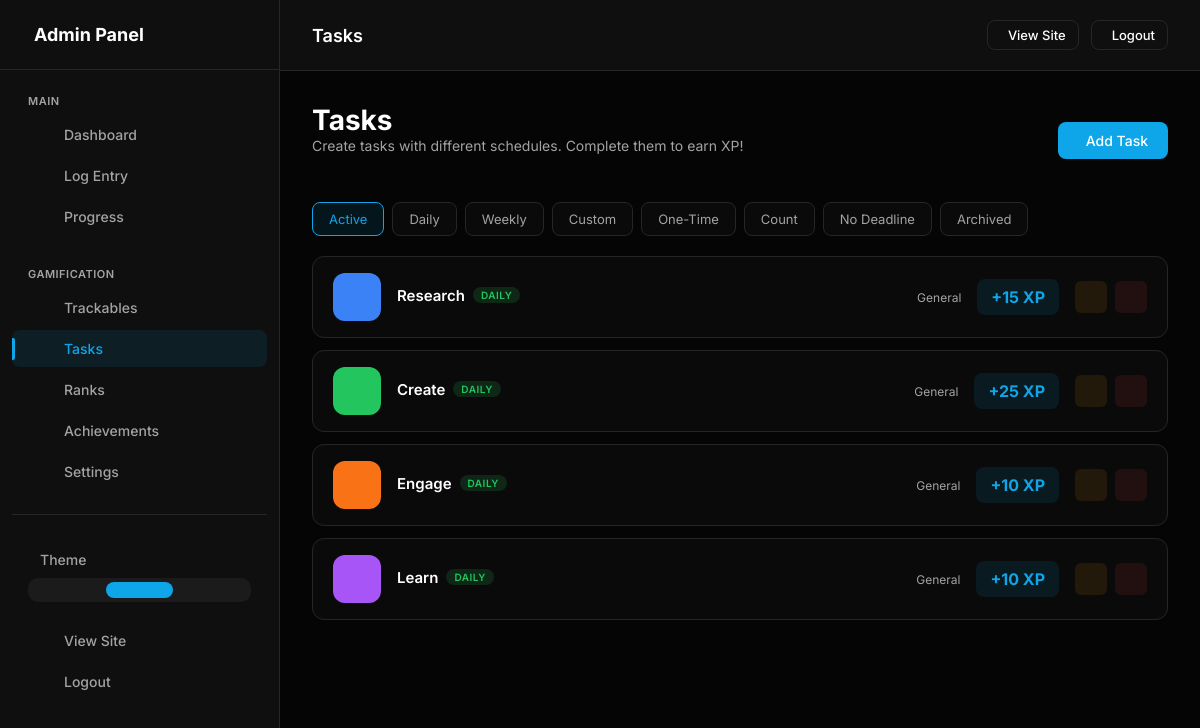
Page /admin/daily-tasks (signed in) on the earlier database version.
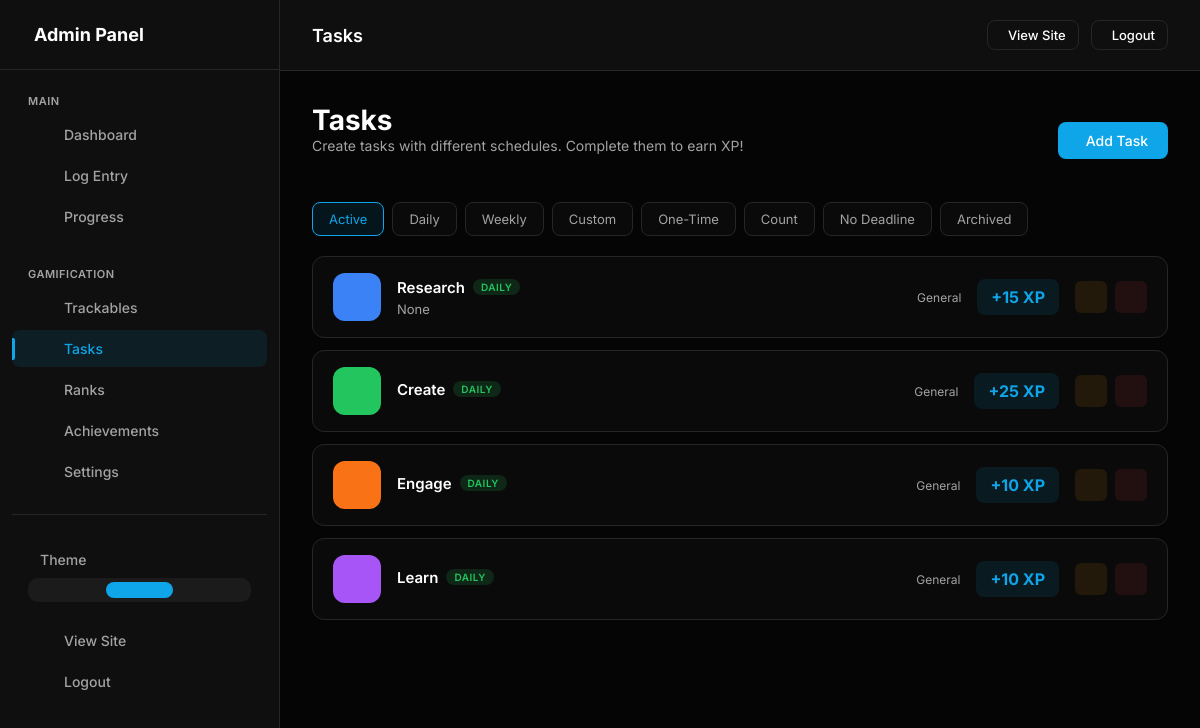
Same page on the later database version.
### models.py (models this page shows, shortened)
class UserDailyTask(db.Model):
    __tablename__ = 'user_daily_tasks'
    id = db.Column(db.Integer, primary_key=True)
    user_id = db.Column(db.Integer, db.ForeignKey('users.id'), nullable=False, index=True)
    name = db.Column(db.String(100), nullable=False)
    slug = db.Column(db.String(100), nullable=False)
    description = db.Column(db.String(500))
    task_type = db.Column(db.String(20), default='normal')  # 'normal', 'count'
    target_count = db.Column(db.Integer, default=1)  # For count tasks: how many times to complete
    repeat_type = db.Column(db.String(20), default='daily')
    repeat_interval = db.Column(db.Integer, default=1)  # For 'custom': every X units
    repeat_unit = db.Column(db.String(10), default='day')  # 'day', 'week', 'month'
    repeat_days = db.Column(db.String(50))  # For 'weekly': JSON array like "[1,3,5]" for Mon/Wed/Fri
    repeat_day_of_month = db.Column(db.Integer)  # For 'monthly': which day (1-31)
    due_date = db.Column(db.Date)  # For 'once' tasks: when it's due
    completed_date = db.Column(db.Date)  # For 'once' tasks: when completed
    ebbinghaus_level = db.Column(db.Integer, default=0)  # Current level in spaced repetition
    next_due_date = db.Column(db.Date)  # When the task is next due
    xp_value = db.Column(db.Integer, default=10)
    xp_per_count = db.Column(db.Integer, default=0)  # For count tasks: XP per completion (0 = only on full completion)
    streak_bonus = db.Column(db.Boolean, default=True)  # Eligible for streak bonuses
    icon = db.Column(db.String(50), default='ph-check-circle')
    color = db.Column(db.String(20), default='#10b981')
    emoji = db.Column(db.String(10))
    display_order = db.Column(db.Integer, default=0)
    is_active = db.Column(db.Boolean, default=True)
    is_pinned = db.Column(db.Boolean, default=False)
    category = db.Column(db.String(50), default='general')  # 'health', 'work', 'learning', 'habits', 'general'
    created_at = db.Column(db.DateTime, default=datetime.utcnow)
    updated_at = db.Column(db.DateTime, default=datetime.utcnow, onupdate=datetime.utcnow)
    completions = db.relationship('TaskCompletion', backref='task', lazy=True, cascade='all, delete-orphan')

### app.py (the view)
    @app.route('/admin/daily-tasks')
    @admin_required
    def admin_daily_tasks():
        tasks = UserDailyTask.query.filter_by(
            user_id=current_user.id
        ).order_by(UserDailyTask.display_order).all()
        return render_template('admin/daily_tasks.html', tasks=tasks)

### templates/admin/daily_tasks.html (shortened to what this page needs)
{% extends "admin/base.html" %}
{% block page_title %}Tasks{% endblock %}
{% block content %}
<div class="page-header">
    <div>
        <h1 class="page-title">Tasks</h1>
        <p class="page-intro">Create tasks with different schedules. Complete them to earn XP!</p>
    </div>
    <div class="page-actions">
        <a href="{{ url_for('admin_daily_task_add') }}" class="btn btn-primary">
             Add Task
        </a>
    </div>
</div>
<div class="filter-tabs">
    <button class="filter-tab active" data-filter="all">Active</button>
    <button class="filter-tab" data-filter="daily">Daily</button>
    <button class="filter-tab" data-filter="weekly">Weekly</button>
    <button class="filter-tab" data-filter="custom">Custom</button>
    <button class="filter-tab" data-filter="once">One-Time</button>
    <button class="filter-tab" data-filter="count">Count</button>
    <button class="filter-tab" data-filter="none">No Deadline</button>
    <button class="filter-tab" data-filter="archived">Archived</button>
</div>
{% if tasks %}
<div class="tasks-list">
    {% for task in tasks %}
    {% set is_archived = task.completed_date and task.repeat_type in ('once', 'none') %}
    <div class="task-row {% if not task.is_active %}inactive{% endif %} {% if task.is_pinned %}pinned{% endif %} {% if is_archived %}archived{% endif %}"
        data-repeat="{{ task.repeat_type }}" data-type="{{ task.task_type }}"
        data-archived="{{ 'true' if is_archived else 'false' }}" {% if is_archived %}style="opacity: 0.6;" {% endif %}>
        <div class="task-icon-box" style="background: {{ task.color }}; color: {{ task.color }}">
        </div>
        <div class="task-info">
            <div class="task-name">
                {{ task.name }}
                <div class="task-badges">
                    <span class="task-badge repeat-{{ task.repeat_type }}">
                        {% if task.repeat_type == 'none' %}No Deadline
                        {% elif task.repeat_type == 'daily' %}Daily
                        {% elif task.repeat_type == 'weekdays' %}Weekdays
                        {% elif task.repeat_type == 'weekends' %}Weekends
                        {% elif task.repeat_type == 'weekly' %}Weekly
                        {% elif task.repeat_type == 'monthly' %}Monthly
                        {% elif task.repeat_type == 'yearly' %}Yearly
                        {% elif task.repeat_type == 'custom' %}Every {{ task.repeat_interval }} {{ task.repeat_unit or
                        'day' }}{% if task.repeat_interval > 1 %}s{% endif %}
                        {% elif task.repeat_type == 'once' %}One-Time
                        {% elif task.repeat_type == 'ebbinghaus' %}Spaced
                        {% elif task.repeat_type == 'unlimited' %}Unlimited
                        {% else %}{{ task.repeat_type|capitalize }}
                        {% endif %}
                    </span>
                </div>
            </div>
            {% if task.description %}
            <div class="task-description">{{ task.description }}</div>
            {% endif %}
        </div>
        <div class="task-meta">
            <span class="task-category">
                 {{ task.category|capitalize }}
            </span>
            <div class="task-xp">
                +{{ task.xp_value }} XP
            </div>
        </div>
        <div class="task-actions">
            <a href="{{ url_for('admin_daily_task_edit', id=task.id) }}" class="action-btn edit" title="Edit">
            </a>
            <form action="{{ url_for('admin_daily_task_delete', id=task.id) }}" method="post"
                onsubmit="return confirmDelete(this, 'Task')" style="display: inline;">
                <button type="submit" class="action-btn delete" title="Delete">
                </button>
            </form>
        </div>
    </div>
    {% endfor %}
</div>
{% endif %}
{% endblock %}

### templates/admin/base.html (shortened to what this page needs)
<!DOCTYPE html>
<html lang="en">
<head>
</head>
<body>
    {% if current_user.is_authenticated %}
    <div class="admin-layout">
        <aside class="admin-sidebar" id="adminSidebar">
            <div class="sidebar-header">
                <h2> Admin Panel</h2>
            </div>
            <nav class="sidebar-nav">
                <div class="nav-group">
                    <div class="nav-group-label">Main</div>
                    <a href="{{ url_for('admin_dashboard') }}" class="nav-item" data-route="dashboard"><span>Dashboard</span></a>
                    <a href="{{ url_for('admin_log_entry') }}" class="nav-item" data-route="log"><span>Log Entry</span></a>
                    <a href="{{ url_for('admin_progress') }}" class="nav-item" data-route="progress"><span>Progress</span></a>
                </div>
                <div class="nav-group">
                    <div class="nav-group-label">Gamification</div>
                    <a href="{{ url_for('admin_trackables') }}" class="nav-item" data-route="trackable"><span>Trackables</span></a>
                    <a href="{{ url_for('admin_daily_tasks') }}" class="nav-item" data-route="daily-task"><span>Tasks</span></a>
                    <a href="{{ url_for('admin_ranks') }}" class="nav-item" data-route="ranks"><span>Ranks</span></a>
                    <a href="{{ url_for('admin_achievements') }}" class="nav-item" data-route="achievement"><span>Achievements</span></a>
                    <a href="{{ url_for('admin_settings') }}" class="nav-item" data-route="settings"><span>Settings</span></a>
                </div>
                <div class="nav-group" style="margin-top: auto; padding-top: 24px; border-top: 1px solid var(--border);">
                    <div class="theme-toggle-wrapper">
                        <div class="theme-toggle-label">
                            <span>Theme</span>
                        </div>
                        <div class="theme-toggle-options">
                            <button class="theme-option" data-theme="light" title="Light">
                            </button>
                            <button class="theme-option" data-theme="dark" title="Dark">
                            </button>
                            <button class="theme-option" data-theme="system" title="System">
                            </button>
                        </div>
                    </div>
                    <a href="{{ url_for('index') }}" class="nav-item"><span>View Site</span></a>
                    <a href="{{ url_for('admin_logout') }}" class="nav-item"><span>Logout</span></a>
                </div>
            </nav>
        </aside>
        <div class="admin-main">
            <header class="admin-header">
                <div>
                    <h1 style="font-size: 18px; font-weight: 600;">{% block page_title %}Admin Panel{% endblock %}</h1>
                </div>
                <div style="display: flex; gap: 12px; align-items: center;">
                    <a href="{{ url_for('index') }}" class="btn btn-outline btn-sm">View Site</a>
                    <a href="{{ url_for('admin_logout') }}" class="btn btn-outline btn-sm">Logout</a>
                </div>
            </header>
            <main class="admin-content">
                {% block content %}{% endblock %}
            </main>
        </div>
    </div>
    {% endif %}
</body>
</html>

### templates/admin/base.html (style rules this page uses)
:root, [data-theme="dark"] { --bg-body: #050505; --bg-card: #0f0f0f; --bg-card-hover: #141414; --border: #262626; --accent: #e90e0e; --accent-rgb: 233, 14, 14; --accent-hover: #c70202; --text-main: #ffffff; --text-muted: #a3a3a3; --font-sans: 'Inter', sans-serif; --font-mono: 'JetBrains Mono', monospace; --success: #10b981; --warning: #f59e0b; --danger: #ef4444; }
[data-theme="light"] { --bg-body: #f5f5f5; --bg-card: #ffffff; --bg-card-hover: #fafafa; --border: #e5e5e5; --accent: #dc2626; --accent-hover: #b91c1c; --text-main: #171717; --text-muted: #737373; }
@media (prefers-color-scheme: light) { [data-theme="system"] { --bg-body: #f5f5f5; --bg-card: #ffffff; --bg-card-hover: #fafafa; --border: #e5e5e5; --accent: #dc2626; --accent-hover: #b91c1c; --text-main: #171717; --text-muted: #737373; } }
* { margin: 0; padding: 0; box-sizing: border-box; }
body { background-color: var(--bg-body); color: var(--text-main); font-family: var(--font-sans); overflow-x: hidden; -webkit-font-smoothing: antialiased; min-height: 100vh; }
a { text-decoration: none; color: inherit; transition: 0.3s; }
button { border: none; background: none; cursor: pointer; font-family: inherit; }
.admin-layout { display: flex; min-height: 100vh; }
.admin-sidebar { width: 280px; background: var(--bg-card); border-right: 1px solid var(--border); position: fixed; left: 0; top: 0; height: 100vh; overflow-y: auto; transition: transform 0.3s ease; z-index: 100; }
.sidebar-header { padding: 24px; border-bottom: 1px solid var(--border); display: flex; align-items: center; gap: 12px; }
.sidebar-header h2 { font-size: 18px; font-weight: 700; display: flex; align-items: center; gap: 10px; }
.sidebar-nav { padding: 16px 12px; }
.nav-group { margin-bottom: 24px; }
.nav-group-label { font-size: 11px; text-transform: uppercase; letter-spacing: 0.5px; color: var(--text-muted); padding: 8px 16px; font-weight: 600; }
.nav-item { display: flex; align-items: center; gap: 12px; padding: 10px 16px; border-radius: 8px; color: var(--text-muted); transition: all 0.2s; margin-bottom: 4px; font-size: 14px; font-weight: 500; position: relative; }
.nav-item.active { background: rgba(var(--accent-rgb), 0.1); color: var(--accent); }
.nav-item.active::before { content: ''; position: absolute; left: 0; top: 50%; transform: translateY(-50%); width: 3px; height: 60%; background: var(--accent); border-radius: 0 2px 2px 0; }
.theme-toggle-wrapper { padding: 12px 16px; margin-bottom: 8px; }
.theme-toggle-label { display: flex; align-items: center; gap: 12px; font-size: 14px; font-weight: 500; color: var(--text-muted); margin-bottom: 10px; }
.theme-toggle-options { display: flex; gap: 6px; background: rgba(255,255,255,0.05); padding: 4px; border-radius: 10px; }
.theme-option { flex: 1; padding: 8px; border: none; background: transparent; color: var(--text-muted); border-radius: 8px; cursor: pointer; transition: all 0.2s; display: flex; align-items: center; justify-content: center; font-size: 18px; }
.theme-option.active { background: var(--accent); color: #fff; }
.admin-main { flex: 1; margin-left: 280px; min-height: 100vh; position: relative; z-index: 1; overflow-x: hidden; max-width: calc(100vw - 280px); }
.admin-header { background: var(--bg-card); border-bottom: 1px solid var(--border); padding: 20px 32px; position: sticky; top: 0; z-index: 90; display: flex; justify-content: space-between; align-items: center; }
.admin-content { padding: 32px; overflow-x: hidden; max-width: 100%; box-sizing: border-box; }
.page-header { display: flex; justify-content: space-between; align-items: center; margin-bottom: 24px; flex-wrap: wrap; gap: 16px; }
.page-title { font-size: 28px; font-weight: 700; }
.page-actions { display: flex; gap: 12px; align-items: center; }
.action-btn { width: 32px; height: 32px; border-radius: 6px; display: flex; align-items: center; justify-content: center; transition: all 0.2s; cursor: pointer; border: 1px solid transparent; }
.action-btn.edit { background: rgba(245,158,11,0.1); color: #f59e0b; }
.action-btn.delete { background: rgba(239,68,68,0.1); color: #ef4444; }
.btn { padding: 10px 20px; border-radius: 8px; font-size: 14px; font-weight: 500; transition: all 0.3s ease; display: inline-flex; align-items: center; gap: 8px; cursor: pointer; border: none; }
.btn-primary { background: var(--accent); color: #fff; }
.btn-outline { border: 1px solid var(--border); color: var(--text-main); background: transparent; }
.btn-sm { padding: 6px 12px; font-size: 13px; }

Differences in the rows shown:
changed UserDailyTask "Research": description (not shown) → "None"
